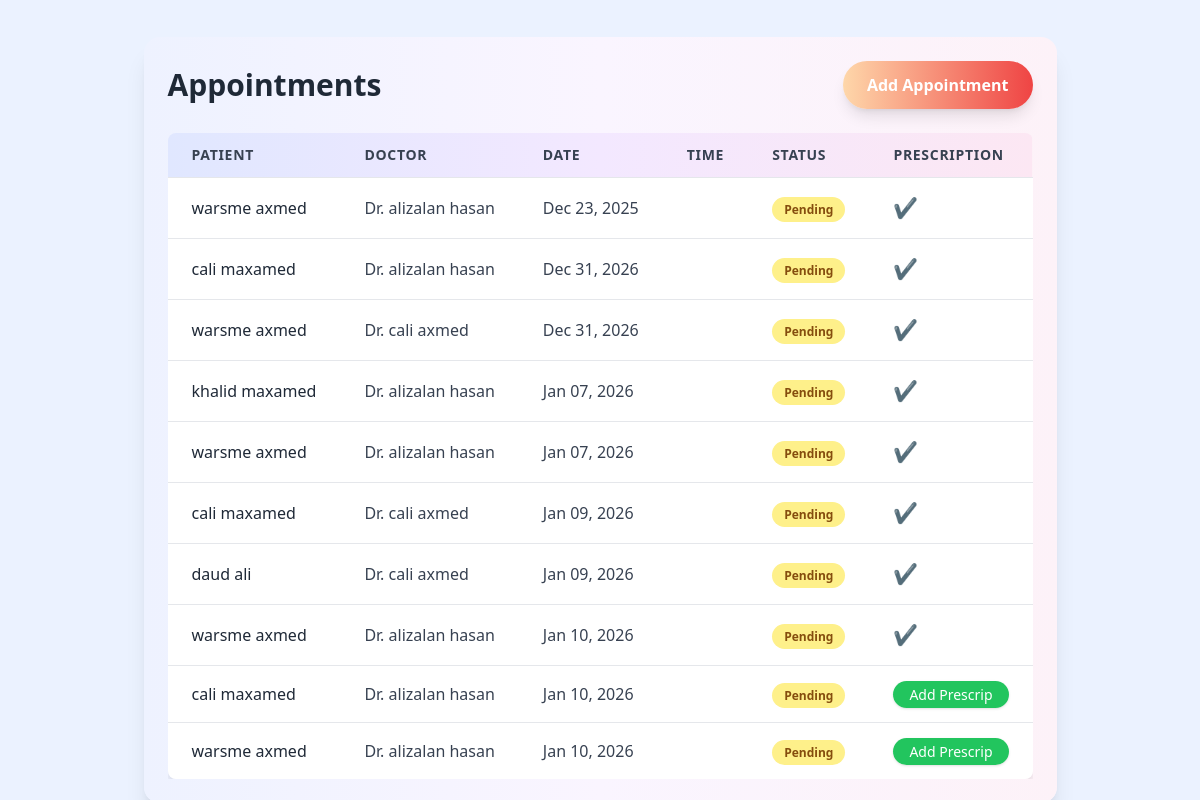
The app's page /appointments/ with its own data.
### core/models.py (models this page shows, shortened)
class Appointment(models.Model):
    doctor = models.ForeignKey(Doctor, on_delete=models.CASCADE)
    patient = models.ForeignKey(Patient, on_delete=models.CASCADE)
    date = models.DateField()
    TIME_SLOTS = (
        ('08:00', '08:00 AM'),
        ('09:00', '09:00 AM'),
        ('10:00', '10:00 AM'),
        ('11:00', '11:00 AM'),
        ('01:00', '01:00 AM'),
        ('12:00', '12:00 PM'),
        ('13:00', '01:00 PM'),
        ('14:00', '02:00 PM'),
        ('15:00', '03:00 PM'),
        ('16:00', '04:00 PM'),
        ('17:00', '05:00 PM'),
    )
    time = models.CharField(max_length=10, choices=TIME_SLOTS)
    status = models.CharField(max_length=20, default='Pending') # Pending, Completed, Cancelled
    class Meta:
        unique_together = ('doctor', 'date', 'time')

class Patient(models.Model):
    first_name = models.CharField(max_length=100)
    last_name = models.CharField(max_length=100)
    phone = models.CharField(max_length=20)
    def __str__(self):
        return f"{self.first_name} {self.last_name}"

class Doctor(models.Model):
    first_name = models.CharField(max_length=100)
    last_name = models.CharField(max_length=100)
    specialization = models.CharField(max_length=100)
    profile_image = models.ImageField(
        upload_to='doctors/images/',  # sawirrada doctors
        blank=True,
        null=True,
        verbose_name="Profile Image"
    )
    def __str__(self):
        return f"Dr. {self.first_name} {self.last_name}"

### core/views.py (the view)
# urls.py: path('appointments/', views.appointment_list, name='appointment_list'),
def appointment_list(request):
    appointments = Appointment.objects.select_related('doctor', 'patient').prefetch_related('prescription')
    return render(request, 'appointment_list.html', {'appointments': appointments})

### templates/appointment_list.html
{% extends 'base.html' %}
{% block content %}
<div class="max-w-6xl mx-auto mt-10 p-6 bg-gradient-to-r from-indigo-50 via-purple-50 to-pink-50 shadow-xl rounded-2xl">
    <div class="flex justify-between items-center mb-6">
        <h2 class="text-3xl font-bold text-gray-800">Appointments</h2>
        <a href="{% url 'appointment_create' %}"
           class="hover:brightness-110 hover:animate-pulse font-bold py-3 px-6 rounded-full
          bg-gradient-to-r from-orange-200 to-red-500 text-white shadow-lg transition-all duration-300">
            Add Appointment
        </a>
    </div>
    <div class="overflow-x-auto">
        <table class="min-w-full divide-y divide-gray-200 shadow-lg rounded-lg overflow-hidden">
            <thead class="bg-gradient-to-r from-indigo-100 via-purple-100 to-pink-100 text-gray-700 text-sm uppercase tracking-wider">
                <tr>
                    <th class="px-6 py-3 text-left">Patient</th>
                    <th class="px-6 py-3 text-left">Doctor</th>
                    <th class="px-6 py-3 text-left">Date</th>
                    <th class="px-6 py-3 text-left">Time</th>
                    <th class="px-6 py-3 text-left">Status</th>
                    <th class="px-6 py-3 text-left">Prescription</th>
                </tr>
            </thead>
            <tbody class="bg-white divide-y divide-gray-200">
                {% for a in appointments %}
                <tr class="hover:bg-indigo-50 transition duration-200">
                    <td class="px-6 py-4 font-medium text-gray-800">{{ a.patient }}</td>
                    <td class="px-6 py-4 text-gray-700">{{ a.doctor }}</td>
                    <td class="px-6 py-4 text-gray-700">{{ a.date|date:"M d, Y" }}</td>
                    <td class="px-6 py-4 text-gray-700">{{ a.time|time:"h:i A" }}</td>
                    <td class="px-6 py-4">
                        {% if a.status == 'Pending' %}
                        <span class="px-3 py-1 text-xs font-semibold rounded-full bg-yellow-200 text-yellow-800">Pending</span>
                        {% elif a.status == 'Completed' %}
                        <span class="px-3 py-1 text-xs font-semibold rounded-full bg-green-200 text-green-800">Completed</span>
                        {% elif a.status == 'Cancelled' %}
                        <span class="px-3 py-1 text-xs font-semibold rounded-full bg-red-200 text-red-800">Cancelled</span>
                        {% else %}
                        <span class="px-3 py-1 text-xs font-semibold rounded-full bg-gray-200 text-gray-800">{{ a.status }}</span>
                        {% endif %}
                    </td>
                    <td class="px-6 py-4">
                        {% if a.prescription %}
                            <span class="text-green-600 font-bold text-xl">✔️</span>
                        {% else %}
                            <a href="{% url 'prescription_create' a.id %}" class="bg-green-500 text-white px-4 py-1 rounded-full hover:bg-green-600 shadow text-sm">Add Prescrip</a>
                        {% endif %}
                    </td>
                </tr>
                {% empty %}
                <tr>
                    <td colspan="6" class="px-6 py-6 text-center text-gray-500 italic">No appointments found</td>
                </tr>
                {% endfor %}
            </tbody>
        </table>
    </div>
</div>
{% endblock %}

### records on screen
Appointment: patient "warsme axmed", doctor "Dr. alizalan hasan", date "Dec 23, 2025", status "Pending"
Appointment: patient "cali maxamed", doctor "Dr. alizalan hasan", date "Dec 31, 2026", status "Pending"
Appointment: patient "warsme axmed", doctor "Dr. cali axmed", date "Dec 31, 2026", status "Pending"
Appointment: patient "khalid maxamed", doctor "Dr. alizalan hasan", date "Jan 07, 2026", status "Pending"
Appointment: patient "warsme axmed", doctor "Dr. alizalan hasan", date "Jan 07, 2026", status "Pending"
Appointment: patient "cali maxamed", doctor "Dr. cali axmed", date "Jan 09, 2026", status "Pending"
Appointment: patient "daud ali", doctor "Dr. cali axmed", date "Jan 09, 2026", status "Pending"
Appointment: patient "warsme axmed", doctor "Dr. alizalan hasan", date "Jan 10, 2026", status "Pending"
Appointment: patient "cali maxamed", doctor "Dr. alizalan hasan", date "Jan 10, 2026", status "Pending", shows "Add Prescrip"
Appointment: patient "warsme axmed", doctor "Dr. alizalan hasan", date "Jan 10, 2026", status "Pending", shows "Add Prescrip"
